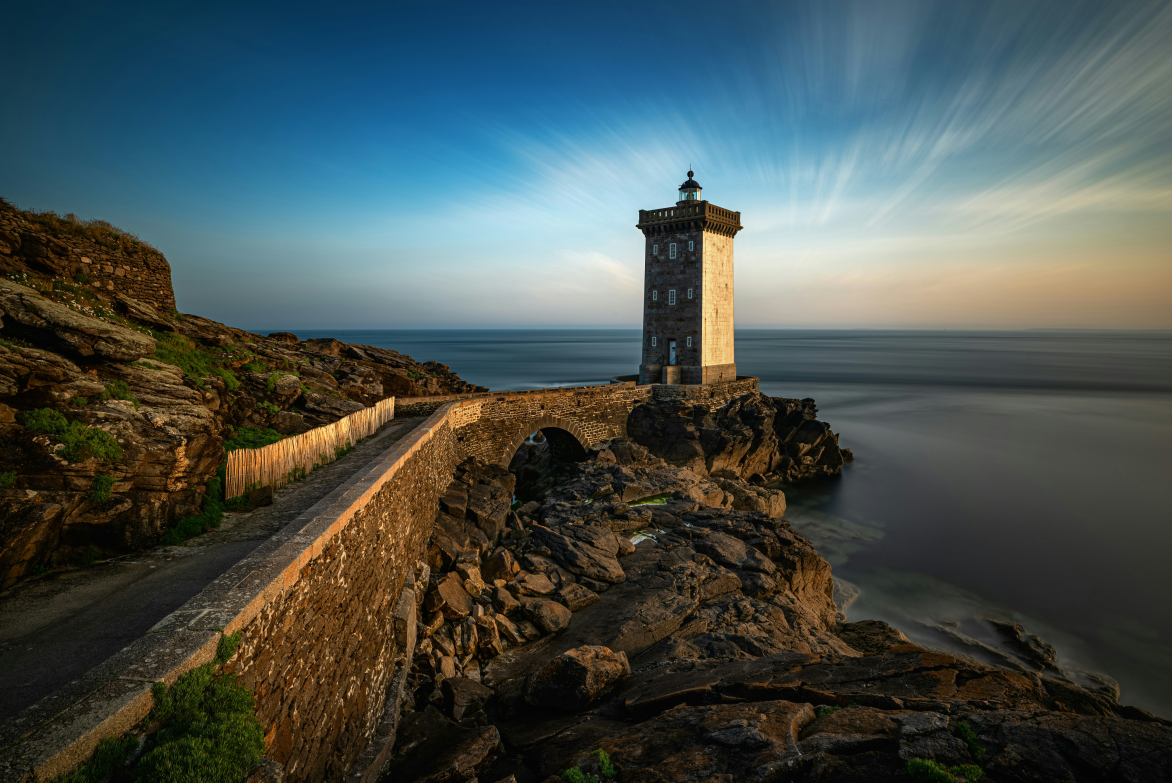
#> input picture AUTO_EMAIL_SENDER/sample.jpg, 5860 x 3912 px, found by its file name (shown at 1/5 size)
$ python auto_email_sender_with_html.py
#> lines starting #> are read from the running program, lines starting #| are printed output that depends on the picture
import smtplib
from email.message import EmailMessage
from email.utils import make_msgid
import mimetypes
from PIL import Image
from dotenv import load_dotenv
import os

load_dotenv()

orignal_img = 'sample.jpg'
compressed_img = 'compressed.jpg'

#Resizing the image
img = Image.open('d:\\creatios\\auto_email_sender\\sample.jpg')
#> img is the input picture: PIL image 5860x3912 RGB; mean R, G, B 70.7, 80.9, 78.6
img = img.resize((img.height//5,img.width//5))
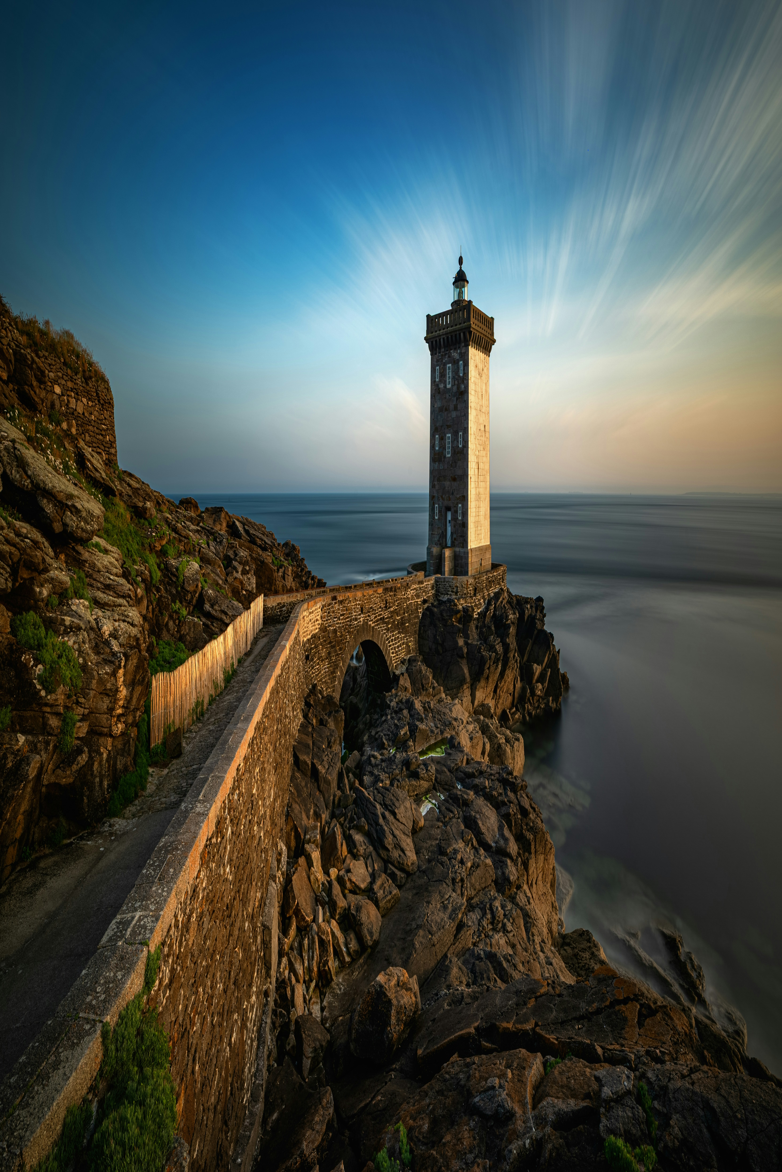
#> img: PIL image 782x1172 RGB; mean R, G, B 70.7, 80.9, 78.6
img.save(compressed_img,quality = 70)

#defining server and port

server = 'smtp.gmail.com'
port = 587

email_sender = 'parthcompiler@gmail.com'
email_password = os.getenv('EMAIL_PASSWORD')
email_reciever = 'parthcompiler@gmail.com'

#Create Email
email  = EmailMessage()

email['from'] = email_sender
email['to'] = email_reciever
email['subject'] = "This is a sample email"


#Making COntent ID CID for Image

img_cid = make_msgid(domain='sample.jpg')
img_cid_clean = img_cid[1:-1]  #Removing <>


#HTML COntent

content_html = f"""
<html>
  <body>
    <h2>Hello!</h2>
    <p>This is an <b>HTML email</b> with an inline image.</p>
    <img src="cid:{img_cid_clean}" alt="My Image"  height = "100"/>
  </body>
</html>
"""

email.set_content("This is fallback content after image")
email.add_alternative(content_html,subtype = 'html')

with open('d:\\creatios\\auto_email_sender\\sample.jpg','rb') as img:
  img_data  = img.read()
  main_type,sub_type = mimetypes.guess_type('sample.jpg')[0].split('/')
  email.get_payload()[1].add_related(img_data,maintype = main_type , subtype = sub_type , cid  = img_cid)

#Send the Email
#> (the run stopped early here; a loop or call above may not have finished)
